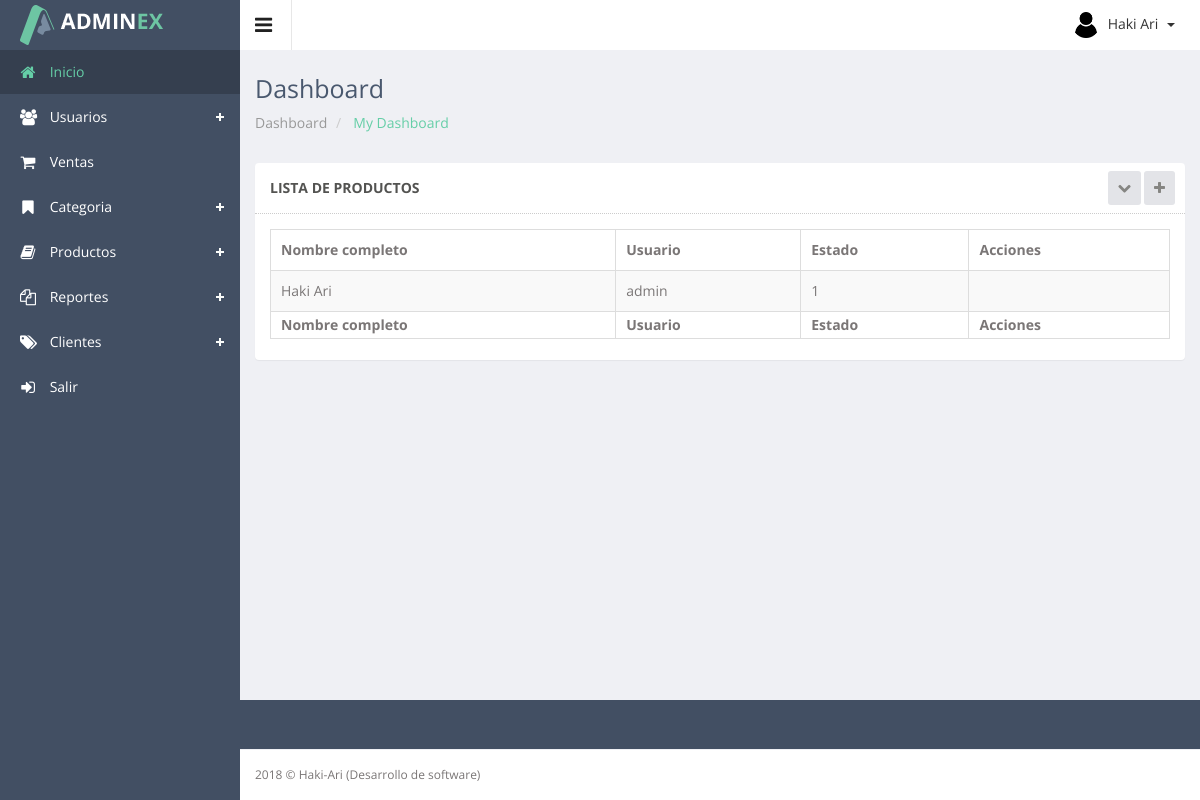
The app's page /app/controller/producto/ (signed in) with its own data.
### tables this page shows
CREATE TABLE `usuario_login` (
  `id_usuario` bigint(20) NOT NULL AUTO_INCREMENT,
  `nombre` varchar(200) NOT NULL,
  `fecha_registro` datetime NOT NULL,
  `usuario` varchar(100) NOT NULL,
  `contrasenia` varchar(255) NOT NULL,
  `estado` tinyint(1) NOT NULL DEFAULT '1',
  `tipo` int(11) NOT NULL DEFAULT '0',
  PRIMARY KEY (`id_usuario`)
);

### app/controller/producto/index.php (called while the page is built, shortened)
<?php
	require_once ("../../config/conexion.php");
	if (!($usuarios = $con->query("SELECT * FROM usuario_login"))) {
    	echo "Falló consulta: (" . $con->errno . ") " . $con->error;
	}
	require_once ('../../../public/views/plantilla.php');
?>

### public/views/producto/index.php (the view)
<div class="row">
    <div class="col-sm-12">
        <section class="panel">
            <header class="panel-heading">
                Lista de productos
                <span class="tools pull-right">
                    <a href="javascript:;" class="fa fa-chevron-down"></a>
                    <a href="<?php echo ROOT_CONTROLLER; ?>user/registro.php" class="fa fa-plus"></a>
                 </span>
            </header>
            <div class="panel-body">
                <div class="adv-table">
                    <table  class="display table table-bordered table-striped" id="dynamic-table">
                        <thead>
                            <tr>
                                <th>Nombre completo</th>
                                <th>Usuario</th>
                                <th>Estado</th>
                                <th class="hidden-phone">Acciones</th>
                            </tr>
                        </thead>
                        <tbody>
                            <?php foreach ($usuarios as $user): ?>
                                <tr class="gradeX">
                                    <td><?php echo $user['nombre']; ?></td>
                                    <td><?php echo $user['usuario']; ?></td>
                                    <td><?php echo $user['estado']; ?></td>
                                    <td ></td>
                                </tr>
                            <?php endforeach ?>
                        </tbody>
                        <tfoot>
                            <tr>
                                <th>Nombre completo</th>
                                <th>Usuario</th>
                                <th>Estado</th>
                                <th class="hidden-phone">Acciones</th>
                            </tr>
                        </tfoot>
                    </table>
                </div>
            </div>
        </section>
    </div>
</div>

### resources/assets/js/advanced-datatable/css/demo_table.css (style rules this page uses)
table.display { margin: 0 auto; clear: both; width: 100%; }
table.display thead th { padding: 3px 18px 3px 10px; border-bottom: 1px solid black; font-weight: bold; cursor: pointer; * cursor: hand; }
table.display tfoot th { padding: 3px 18px 3px 10px; border-top: 1px solid black; font-weight: bold; }
table.display td { padding: 3px 10px; }
table.display tr.gradeX { background-color: #ffdddd; }

### records on screen
usuario_login: nombre "Haki Ari", usuario "admin", estado "1"

### other values on screen
$_SESSION['nombre'] "Haki Ari"
